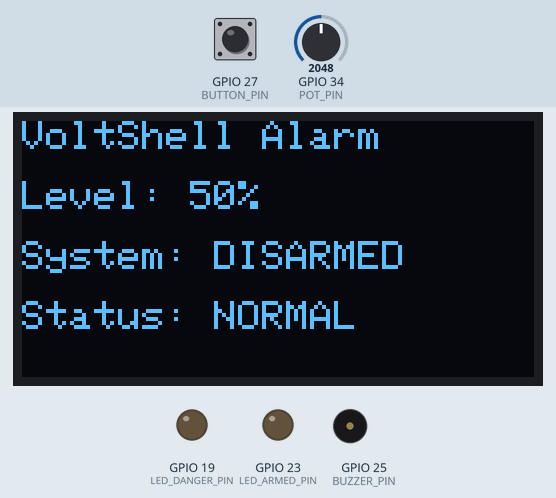
Recording of a sketch running on a simulated ESP32. Shown: 128×64 one-colour display, output pins drawn as LEDs (lit = HIGH), buzzer (waves = sounding, pin HIGH). Dashed ring = blinking. The inputs (shaded band) are chosen by the test bench; at power-on: GPIO 27 (BUTTON_PIN) HIGH, GPIO 34 (POT_PIN) = 2048.

Above: at 2.7 s.
2.8 s: GPIO 27 (BUTTON_PIN) pulled LOW for 0.15 s
At 3.35 s:
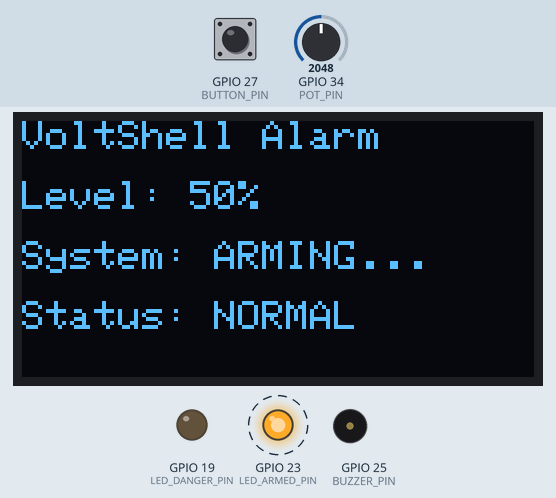
3.5 s: GPIO 34 (POT_PIN) set to 2440
At 6.29 s:
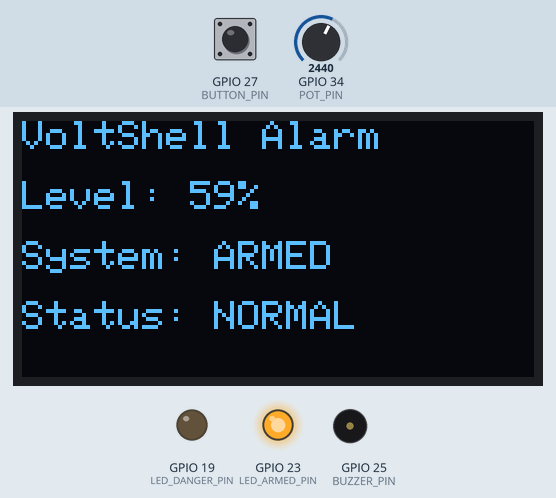
6.5 s: GPIO 34 (POT_PIN) set to 2548
At 7.49 s:
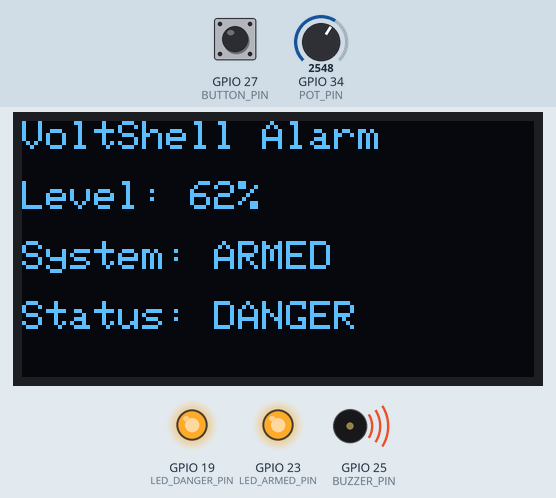
8.4 s: GPIO 34 (POT_PIN) set to 2460
At 9.2 s:
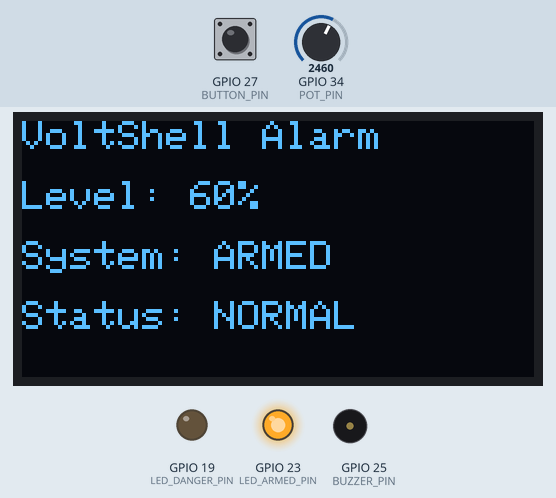
9.9 s: GPIO 27 (BUTTON_PIN) pulled LOW for 1 s
At 10.4 s:
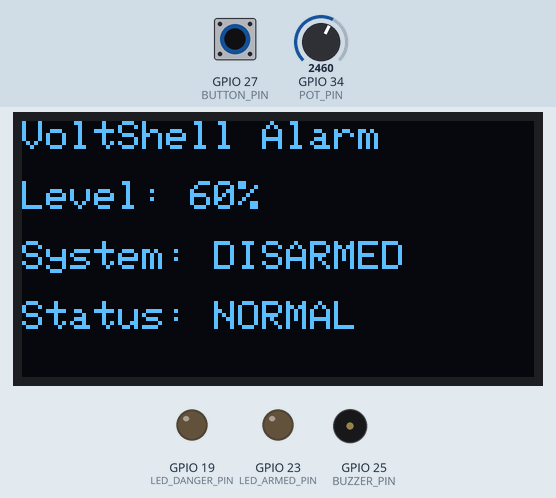
Timing chart, 0 to 12.9 s (numbered marks = the images above; inputs shaded):
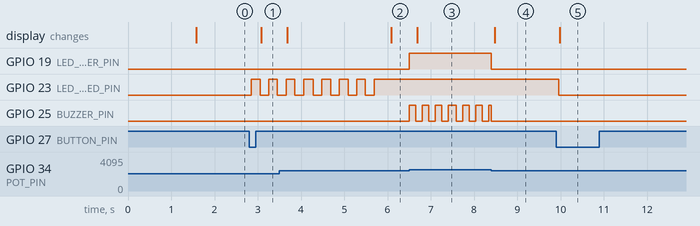

Measured:
- the behaviour switches between 2500 and 2501 on GPIO 34 (POT_PIN) (found by bisection; images 2 and 3)
- after the input at 2.8 s, GPIO 23 (LED_ARMED_PIN): alternates HIGH for 0.20 s and LOW for 0.20 s, starting after 0.05 s; the display: changes after 0.28 s (image 1)
- after the input at 3.5 s, the display: first changes after 0.18 s (image 2 shows a later state)
- after the input at 6.5 s, GPIO 19 (LED_DANGER_PIN): LOW → HIGH at once; GPIO 25 (BUZZER_PIN): alternates HIGH for 0.15 s and LOW for 0.15 s, starting at once; the display: changes after 0.18 s (image 3)
- after the input at 8.4 s, GPIO 19 (LED_DANGER_PIN): HIGH → LOW at once; the display: changes after 0.08 s (image 4)
- after the input at 9.9 s, GPIO 23 (LED_ARMED_PIN): HIGH → LOW after 0.05 s; the display: changes after 0.08 s (image 5)

The sketch:

mini_alarm_system_oled.ino
```cpp
#include <Wire.h>
#include <Adafruit_GFX.h>
#include <Adafruit_SSD1306.h>

#define SCREEN_WIDTH 128
#define SCREEN_HEIGHT 64

#define OLED_SDA 21
#define OLED_SCL 22

#define LED_ARMED_PIN 23
#define LED_DANGER_PIN 19
#define BUZZER_PIN 25
#define BUTTON_PIN 27
#define POT_PIN 34

Adafruit_SSD1306 display(SCREEN_WIDTH, SCREEN_HEIGHT, &Wire, -1);

bool systemArmed = false;
bool armingDelayActive = false;

unsigned long armingStartTime = 0;
unsigned long armingDelay = 3000;

bool lastButtonState = HIGH;
bool currentButtonState = HIGH;

unsigned long lastDebounceTime = 0;
unsigned long debounceDelay = 50;

unsigned long lastBlinkTime = 0;
bool armedLedState = LOW;

unsigned long lastBuzzerTime = 0;
bool buzzerState = LOW;

unsigned long lastDisplayUpdate = 0;

int dangerThreshold = 2500;

void setup() {
  pinMode(LED_ARMED_PIN, OUTPUT);
  pinMode(LED_DANGER_PIN, OUTPUT);
  pinMode(BUZZER_PIN, OUTPUT);
  pinMode(BUTTON_PIN, INPUT_PULLUP);

  digitalWrite(LED_ARMED_PIN, LOW);
  digitalWrite(LED_DANGER_PIN, LOW);
  digitalWrite(BUZZER_PIN, LOW);

  Wire.begin(OLED_SDA, OLED_SCL);

  if (!display.begin(SSD1306_SWITCHCAPVCC, 0x3C)) {
    while (true) {
      // OLED tapilmasa burada qalacaq
    }
  }

  display.clearDisplay();
  display.setTextColor(SSD1306_WHITE);
  display.setTextSize(1);

  display.setCursor(0, 0);
  display.println("VoltShell Lab");
  display.setCursor(0, 15);
  display.println("Mini Alarm System");
  display.setCursor(0, 30);
  display.println("Starting...");
  display.display();

  delay(1500);
}

void loop() {
  int potValue = analogRead(POT_PIN);

  handleButton();
  handleArmingDelay();
  handleLeds(potValue);
  handleAlarm(potValue);
  updateDisplay(potValue);
}

void handleButton() {
  int reading = digitalRead(BUTTON_PIN);

  if (reading != lastButtonState) {
    lastDebounceTime = millis();
  }

  if ((millis() - lastDebounceTime) > debounceDelay) {
    if (reading != currentButtonState) {
      currentButtonState = reading;

      if (currentButtonState == LOW) {
        if (systemArmed == false && armingDelayActive == false) {
          armingDelayActive = true;
          armingStartTime = millis();
        } else {
          systemArmed = false;
          armingDelayActive = false;
          digitalWrite(BUZZER_PIN, LOW);
          digitalWrite(LED_DANGER_PIN, LOW);
        }
      }
    }
  }

  lastButtonState = reading;
}

void handleArmingDelay() {
  if (armingDelayActive == true) {
    if (millis() - armingStartTime >= armingDelay) {
      systemArmed = true;
      armingDelayActive = false;
    }
  }
}

void handleLeds(int potValue) {
  if (armingDelayActive == true) {
    if (millis() - lastBlinkTime > 200) {
      lastBlinkTime = millis();
      armedLedState = !armedLedState;
      digitalWrite(LED_ARMED_PIN, armedLedState);
    }
  } else if (systemArmed == true) {
    digitalWrite(LED_ARMED_PIN, HIGH);
  } else {
    digitalWrite(LED_ARMED_PIN, LOW);
  }

  if (systemArmed == true && potValue > dangerThreshold) {
    digitalWrite(LED_DANGER_PIN, HIGH);
  } else {
    digitalWrite(LED_DANGER_PIN, LOW);
  }
}

void handleAlarm(int potValue) {
  if (systemArmed == true && potValue > dangerThreshold) {
    if (millis() - lastBuzzerTime > 150) {
      lastBuzzerTime = millis();
      buzzerState = !buzzerState;
      digitalWrite(BUZZER_PIN, buzzerState);
    }
  } else {
    digitalWrite(BUZZER_PIN, LOW);
    buzzerState = LOW;
  }
}

void updateDisplay(int potValue) {
  if (millis() - lastDisplayUpdate < 300) {
    return;
  }

  lastDisplayUpdate = millis();

  int percent = map(potValue, 0, 4095, 0, 100);

  display.clearDisplay();
  display.setTextSize(1);

  display.setCursor(0, 0);
  display.println("VoltShell Alarm");

  display.setCursor(0, 15);
  display.print("Level: ");
  display.print(percent);
  display.println("%");

  display.setCursor(0, 30);
  display.print("System: ");

  if (armingDelayActive == true) {
    display.println("ARMING...");
  } else if (systemArmed == true) {
    display.println("ARMED");
  } else {
    display.println("DISARMED");
  }

  display.setCursor(0, 45);
  display.print("Status: ");

  if (systemArmed == true && potValue > dangerThreshold) {
    display.println("DANGER");
  } else {
    display.println("NORMAL");
  }

  display.display();
}
```
